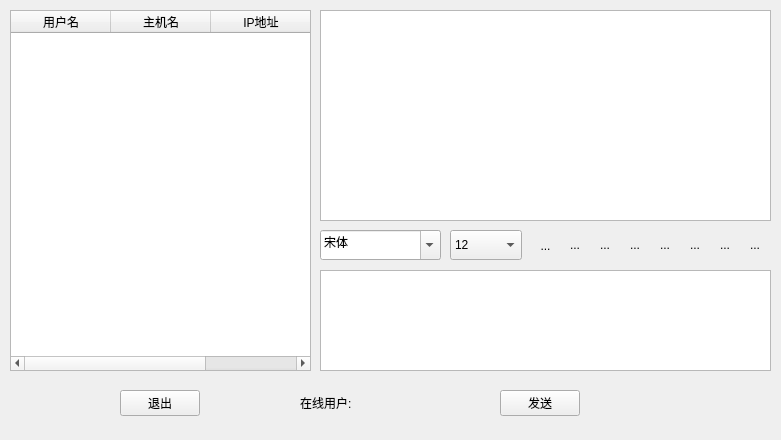
<?xml version="1.0" encoding="UTF-8"?>
<ui version="4.0">
 <class>Widget</class>
 <widget class="QWidget" name="Widget">
  <property name="geometry">
   <rect>
    <x>0</x>
    <y>0</y>
    <width>781</width>
    <height>440</height>
   </rect>
  </property>
  <property name="windowTitle">
   <string>Widget</string>
  </property>
  <widget class="QTextBrowser" name="messageBrower">
   <property name="geometry">
    <rect>
     <x>320</x>
     <y>10</y>
     <width>451</width>
     <height>211</height>
    </rect>
   </property>
  </widget>
  <widget class="QFontComboBox" name="fontComBox">
   <property name="geometry">
    <rect>
     <x>320</x>
     <y>230</y>
     <width>121</width>
     <height>30</height>
    </rect>
   </property>
   <property name="currentText">
    <string>宋体</string>
   </property>
  </widget>
  <widget class="QComboBox" name="sizeComboBox">
   <property name="geometry">
    <rect>
     <x>450</x>
     <y>230</y>
     <width>72</width>
     <height>30</height>
    </rect>
   </property>
   <property name="currentIndex">
    <number>3</number>
   </property>
   <item>
    <property name="text">
     <string>9</string>
    </property>
   </item>
   <item>
    <property name="text">
     <string>10</string>
    </property>
   </item>
   <item>
    <property name="text">
     <string>11</string>
    </property>
   </item>
   <item>
    <property name="text">
     <string>12</string>
    </property>
   </item>
   <item>
    <property name="text">
     <string>13</string>
    </property>
   </item>
   <item>
    <property name="text">
     <string>14</string>
    </property>
   </item>
   <item>
    <property name="text">
     <string>15</string>
    </property>
   </item>
   <item>
    <property name="text">
     <string>16</string>
    </property>
   </item>
   <item>
    <property name="text">
     <string>17</string>
    </property>
   </item>
  </widget>
  <widget class="QToolButton" name="boldToolBtn">
   <property name="geometry">
    <rect>
     <x>560</x>
     <y>230</y>
     <width>30</width>
     <height>30</height>
    </rect>
   </property>
   <property name="toolTip">
    <string>加粗</string>
   </property>
   <property name="text">
    <string>...</string>
   </property>
   <property name="icon">
    <iconset resource="images.qrc">
     <normaloff>:/bold.png</normaloff>:/bold.png</iconset>
   </property>
   <property name="iconSize">
    <size>
     <width>20</width>
     <height>20</height>
    </size>
   </property>
   <property name="checkable">
    <bool>true</bool>
   </property>
   <property name="autoRaise">
    <bool>true</bool>
   </property>
  </widget>
  <widget class="QToolButton" name="italicToolBtn">
   <property name="geometry">
    <rect>
     <x>590</x>
     <y>230</y>
     <width>30</width>
     <height>30</height>
    </rect>
   </property>
   <property name="toolTip">
    <string>倾斜</string>
   </property>
   <property name="text">
    <string>...</string>
   </property>
   <property name="icon">
    <iconset resource="images.qrc">
     <normaloff>:/italic.png</normaloff>:/italic.png</iconset>
   </property>
   <property name="iconSize">
    <size>
     <width>20</width>
     <height>20</height>
    </size>
   </property>
   <property name="checkable">
    <bool>true</bool>
   </property>
   <property name="autoRaise">
    <bool>true</bool>
   </property>
  </widget>
  <widget class="QToolButton" name="underlineToolBtn">
   <property name="geometry">
    <rect>
     <x>620</x>
     <y>230</y>
     <width>30</width>
     <height>30</height>
    </rect>
   </property>
   <property name="toolTip">
    <string>下划线</string>
   </property>
   <property name="text">
    <string>...</string>
   </property>
   <property name="icon">
    <iconset resource="images.qrc">
     <normaloff>:/under.png</normaloff>:/under.png</iconset>
   </property>
   <property name="iconSize">
    <size>
     <width>20</width>
     <height>20</height>
    </size>
   </property>
   <property name="checkable">
    <bool>true</bool>
   </property>
   <property name="autoRaise">
    <bool>true</bool>
   </property>
  </widget>
  <widget class="QToolButton" name="colorToolBtn">
   <property name="geometry">
    <rect>
     <x>650</x>
     <y>230</y>
     <width>30</width>
     <height>30</height>
    </rect>
   </property>
   <property name="toolTip">
    <string>更改颜色字体</string>
   </property>
   <property name="text">
    <string>...</string>
   </property>
   <property name="icon">
    <iconset resource="images.qrc">
     <normaloff>:/color.png</normaloff>:/color.png</iconset>
   </property>
   <property name="iconSize">
    <size>
     <width>20</width>
     <height>20</height>
    </size>
   </property>
   <property name="autoRaise">
    <bool>true</bool>
   </property>
  </widget>
  <widget class="QToolButton" name="sendToolBtn">
   <property name="geometry">
    <rect>
     <x>680</x>
     <y>230</y>
     <width>30</width>
     <height>30</height>
    </rect>
   </property>
   <property name="toolTip">
    <string>传输文件</string>
   </property>
   <property name="text">
    <string>...</string>
   </property>
   <property name="icon">
    <iconset resource="images.qrc">
     <normaloff>:/send.png</normaloff>:/send.png</iconset>
   </property>
   <property name="iconSize">
    <size>
     <width>20</width>
     <height>20</height>
    </size>
   </property>
   <property name="autoRaise">
    <bool>true</bool>
   </property>
  </widget>
  <widget class="QToolButton" name="saveToolBtn">
   <property name="geometry">
    <rect>
     <x>710</x>
     <y>230</y>
     <width>30</width>
     <height>30</height>
    </rect>
   </property>
   <property name="toolTip">
    <string>保存聊天记录</string>
   </property>
   <property name="text">
    <string>...</string>
   </property>
   <property name="icon">
    <iconset resource="images.qrc">
     <normaloff>:/save.png</normaloff>:/save.png</iconset>
   </property>
   <property name="iconSize">
    <size>
     <width>20</width>
     <height>20</height>
    </size>
   </property>
   <property name="autoRaise">
    <bool>true</bool>
   </property>
  </widget>
  <widget class="QToolButton" name="clearToolBtn">
   <property name="geometry">
    <rect>
     <x>740</x>
     <y>230</y>
     <width>30</width>
     <height>30</height>
    </rect>
   </property>
   <property name="toolTip">
    <string>清空聊天记录</string>
   </property>
   <property name="text">
    <string>...</string>
   </property>
   <property name="icon">
    <iconset resource="images.qrc">
     <normaloff>:/clear.png</normaloff>:/clear.png</iconset>
   </property>
   <property name="iconSize">
    <size>
     <width>20</width>
     <height>20</height>
    </size>
   </property>
   <property name="autoRaise">
    <bool>true</bool>
   </property>
  </widget>
  <widget class="QTextEdit" name="messageTextEdit">
   <property name="geometry">
    <rect>
     <x>320</x>
     <y>270</y>
     <width>451</width>
     <height>101</height>
    </rect>
   </property>
  </widget>
  <widget class="QTableWidget" name="userTableWidget">
   <property name="geometry">
    <rect>
     <x>10</x>
     <y>10</y>
     <width>301</width>
     <height>361</height>
    </rect>
   </property>
   <property name="selectionMode">
    <enum>QAbstractItemView::SingleSelection</enum>
   </property>
   <property name="selectionBehavior">
    <enum>QAbstractItemView::SelectRows</enum>
   </property>
   <property name="showGrid">
    <bool>false</bool>
   </property>
   <column>
    <property name="text">
     <string>用户名</string>
    </property>
   </column>
   <column>
    <property name="text">
     <string>主机名</string>
    </property>
   </column>
   <column>
    <property name="text">
     <string>IP地址</string>
    </property>
   </column>
  </widget>
  <widget class="QPushButton" name="sendPushButton">
   <property name="geometry">
    <rect>
     <x>500</x>
     <y>390</y>
     <width>80</width>
     <height>26</height>
    </rect>
   </property>
   <property name="text">
    <string>发送</string>
   </property>
  </widget>
  <widget class="QPushButton" name="exitPushButton">
   <property name="geometry">
    <rect>
     <x>120</x>
     <y>390</y>
     <width>80</width>
     <height>26</height>
    </rect>
   </property>
   <property name="text">
    <string>退出</string>
   </property>
  </widget>
  <widget class="QLabel" name="userNumLabel">
   <property name="geometry">
    <rect>
     <x>300</x>
     <y>390</y>
     <width>101</width>
     <height>26</height>
    </rect>
   </property>
   <property name="text">
    <string>在线用户:</string>
   </property>
  </widget>
  <widget class="QToolButton" name="toolButton">
   <property name="geometry">
    <rect>
     <x>530</x>
     <y>230</y>
     <width>31</width>
     <height>31</height>
    </rect>
   </property>
   <property name="toolTip">
    <string>远程助手</string>
   </property>
   <property name="styleSheet">
    <string notr="true">border-image: url(:/table.png);</string>
   </property>
   <property name="text">
    <string>...</string>
   </property>
   <property name="checkable">
    <bool>true</bool>
   </property>
   <property name="autoRaise">
    <bool>true</bool>
   </property>
  </widget>
 </widget>
 <layoutdefault spacing="6" margin="11"/>
 <resources>
  <include location="images.qrc"/>
 </resources>
 <connections/>
</ui>
